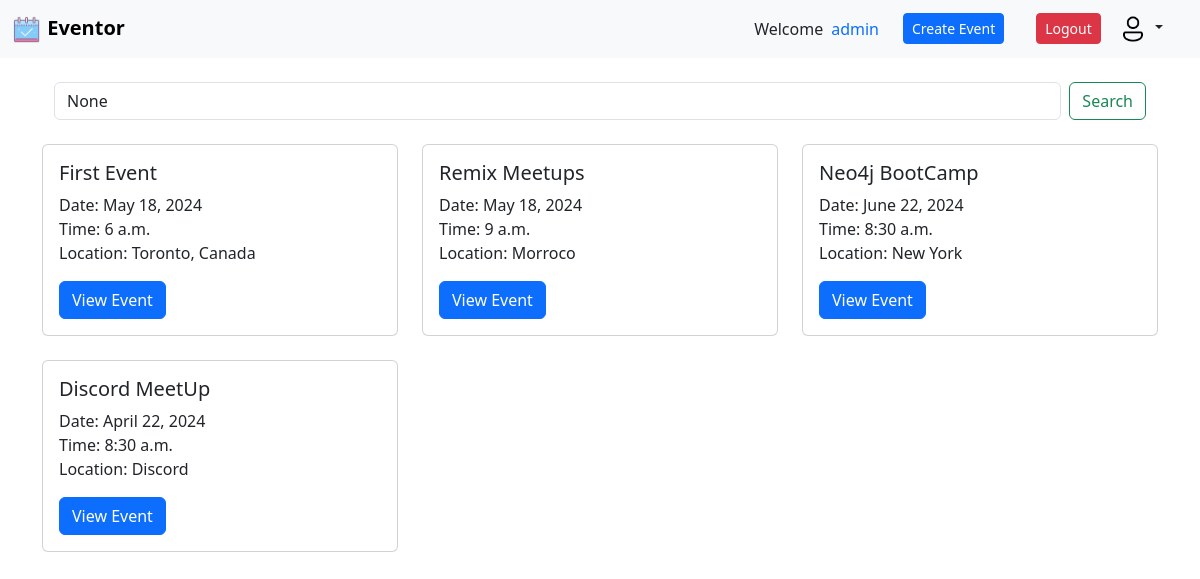
/event_search/ (signed in), run on the app's committed database.
### events/models.py (models this page shows, shortened)
class Event(models.Model):
    name = models.CharField(max_length=255)
    date = models.DateField()
    time = models.TimeField()
    location = models.CharField(max_length=255)
    created_at = models.DateTimeField(auto_now_add=True)
    creator = models.ForeignKey(User, on_delete=models.CASCADE, related_name='created_events')

### events/views.py (the view)
# urls.py: path('event_search/', event_search, name='event_search'),
@login_required(login_url="login")
def event_search(request):
    if request.method == 'GET':
        query = request.GET.get('q')
        print("Query:", query)  # Debugging statement
        if query:
            events = Event.objects.filter(name__icontains=query)
            print("Filtered Events SQL:", events.query)  # Debugging statement
        else:
            events = Event.objects.all()
        return render(request, 'event_search.html', {'events': events, 'query': query})
    else:
        return render(request, 'event_search.html')

### events/templates/event_search.html (shortened to what this page needs)
{%extends 'base.html' %}
{% block content %}
<div class="container-fluid mx-auto">
    <form class="d-flex" role="search" method="GET" action="/event_search">
      <input class="form-control me-2" type="search" placeholder="Search" aria-label="Search" name="q" value="{{ query }}">
      <button class="btn btn-outline-success" type="submit">Search</button>
    </form>
</div>
<div class="row my-4">
    {%  for event in events  %}
    <div class="col-md-4 mb-4">
        <div class="card">
            <div class="card-body">
                <h5 class="card-title">{{ event.name }}</h5>
                <p class="card-text">Date: {{ event.date }}<br>Time: {{ event.time }}<br>Location: {{ event.location }}</p>
                <a href="{% url 'eventdetail' event.pk %}" class="btn btn-primary">View Event</a>
            </div>
        </div>
    </div>
    {% empty %}
            <h5 class="mt-5">No events found.</h5>
    {% endfor %}
</div>
{% endblock %}

### events/templates/base.html (shortened to what this page needs)
<!doctype html>
<html lang="en">
  <head>
    <link href="https://cdn.jsdelivr.net/npm/bootstrap@5.3.3/dist/css/bootstrap.min.css" rel="stylesheet">
  </head>
  <body>
    <nav  class="navbar bg-light shodow-sm">
        <div class="container-fluid">
          {% if user.is_authenticated%}
            <a class="navbar-brand " href="{%url 'event_list' %}">
              {% load static %}
                <img src="{% static 'icons8-event-64.png' %}" alt="Bootstrap" width="30" height="30">
                <span class="fw-bold">Eventor</span>
              </a>
            {% else %}
              {% load static %}
            {% endif %}
          <div class="d-flex align-items-center" >
            {% if user.is_authenticated%}
             Welcome  <span class="text-primary ms-2">{{user.username}}</span>
           <a href="{%url 'create-event' %}"  class="btn btn-primary mx-2 btn-sm   mx-4" >Create Event</a>
            <form action="/members/logout/" method="post">
                  <button type="submit" class="btn btn-danger mx-2 btn-sm" >Logout</button>
            </form>
        <div class="dropdown">
  <button class="btn dropdown-toggle rounded-circle btn-sm me-3" type="button" data-bs-toggle="dropdown" aria-expanded="false">
    <img src="{% static 'icons8-user-96.png' %}" class="rounded-circle" alt="User Icon" w="30" height="30">
  </button>
</div>
            {% else %}
            <a href="{%url 'login' %}"  class="text-primary fw-bold text-decoration-none  h6 mx-4" >Login</a>
            <a href="{%url 'register' %}" class="text-primary fw-bold text-decoration-none h6" >Register</a>
            {% endif %}
          </div>
        </div>
      </nav>
    <div class="container my-4">
    {% block content %}
    {% endblock %}
    </div>
    <script src="https://cdn.jsdelivr.net/npm/bootstrap@5.3.3/dist/js/bootstrap.min.js"></script>  </body>
</html>

### data on the page
Event: name "First Event", date "May 18, 2024", time "6 a.m.", location "Toronto, Canada"
Event: name "Remix Meetups", date "May 18, 2024", time "9 a.m.", location "Morroco"
Event: name "Neo4j BootCamp", date "June 22, 2024", time "8:30 a.m.", location "New York"
Event: name "Discord MeetUp", date "April 22, 2024", time "8:30 a.m.", location "Discord"

### other printed values
{{ user.username }} "admin"
